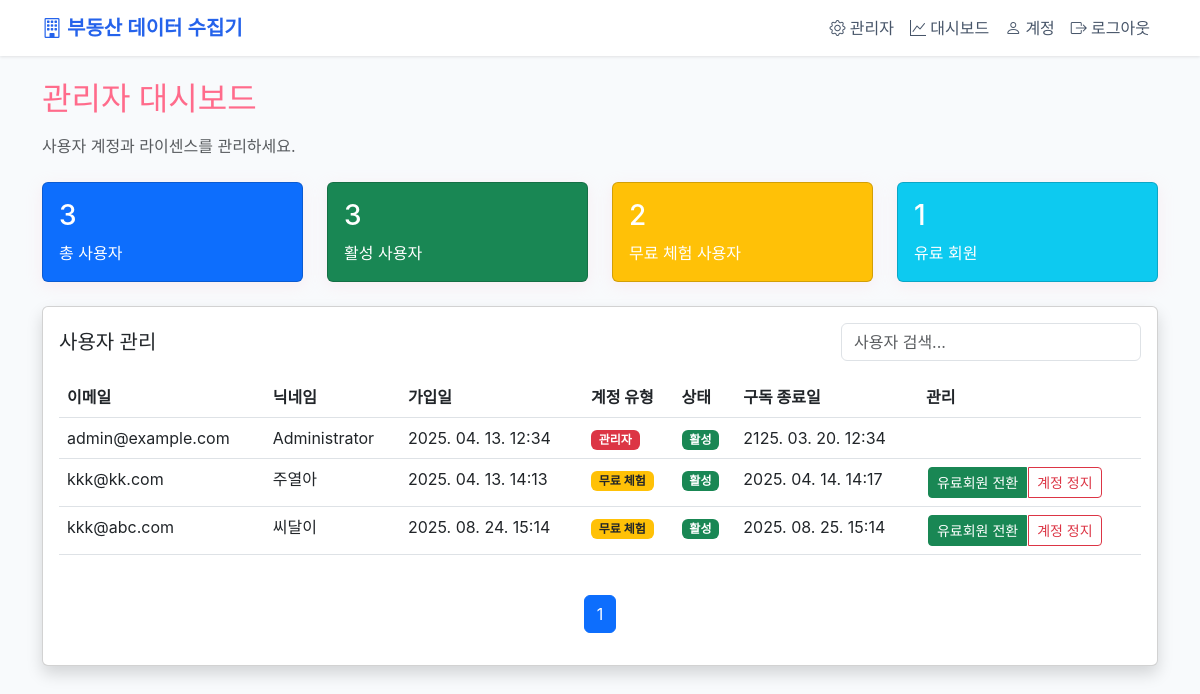
The page /admin (signed in) on the database its author committed.
### vecel/models.py (models this page shows, shortened)
class User(UserMixin, db.Model):
    id = db.Column(db.Integer, primary_key=True)
    username = db.Column(db.String(80), unique=True, nullable=False)
    email = db.Column(db.String(120), unique=True, nullable=False)
    password = db.Column(db.String(128))  # Changed from password_hash
    is_admin = db.Column(db.Boolean, default=False)
    is_premium = db.Column(db.Boolean, default=False)
    created_at = db.Column(db.DateTime, default=datetime.utcnow)
    subscription_expiry = db.Column(db.DateTime)
    last_login = db.Column(db.DateTime)
    account_status = db.Column(db.String(20), default='활성')  # 활성, 휴면, 정지
    searches = db.relationship('Search', backref='user', lazy=True)

### vecel/app.py (the view)
@app.route('/admin')
@admin_required
def admin_dashboard():
    page = request.args.get('page', 1, type=int)
    users = User.query.paginate(page=page, per_page=10)
    total_users = User.query.count()
    active_users = User.query.filter_by(account_status='활성').count()
    trial_users = User.query.filter_by(is_premium=False).count()
    premium_users = User.query.filter_by(is_premium=True).count()
    return render_template('admin_dashboard.html',
                         users=users,
                         total_users=total_users,
                         active_users=active_users,
                         trial_users=trial_users,
                         premium_users=premium_users)

### vecel/app.py (called while the page is built)
@login_manager.user_loader
def load_user(user_id):
    return User.query.get(int(user_id))

def admin_required(f):
    @wraps(f)
    @login_required
    def decorated_function(*args, **kwargs):
        if not current_user.is_admin:
            flash('관리자 권한이 필요합니다.', 'danger')
            return redirect(url_for('index'))
        return f(*args, **kwargs)
    return decorated_function

### vecel/templates/admin_dashboard.html (shortened to what this page needs)
{% extends "base.html" %}
{% block content %}
<div class="container">
    <div class="row">
        <div class="col-md-12">
            <div class="dashboard-header mb-4">
                <h2 class="mb-3" style="color: #FF6B8B;">
                     관리자 대시보드
                </h2>
                <p class="text-muted">사용자 계정과 라이센스를 관리하세요.</p>
            </div>
        </div>
    </div>
    <div class="row mb-4">
        <div class="col-md-3">
            <div class="card bg-primary text-white">
                <div class="card-body">
                    <h3>{{ total_users }}</h3>
                    <p class="mb-0">총 사용자</p>
                </div>
            </div>
        </div>
        <div class="col-md-3">
            <div class="card bg-success text-white">
                <div class="card-body">
                    <h3>{{ active_users }}</h3>
                    <p class="mb-0">활성 사용자</p>
                </div>
            </div>
        </div>
        <div class="col-md-3">
            <div class="card bg-warning text-white">
                <div class="card-body">
                    <h3>{{ trial_users }}</h3>
                    <p class="mb-0">무료 체험 사용자</p>
                </div>
            </div>
        </div>
        <div class="col-md-3">
            <div class="card bg-info text-white">
                <div class="card-body">
                    <h3>{{ premium_users }}</h3>
                    <p class="mb-0">유료 회원</p>
                </div>
            </div>
        </div>
    </div>
    <div class="card shadow">
        <div class="card-body">
            <div class="d-flex justify-content-between align-items-center mb-3">
                <h5 class="card-title mb-0">사용자 관리</h5>
                <div class="search-box">
                    <input type="text" id="userSearch" class="form-control" placeholder="사용자 검색...">
                </div>
            </div>
            <div class="table-responsive">
                <table class="table">
                    <thead>
                        <tr>
                            <th>이메일</th>
                            <th>닉네임</th>
                            <th>가입일</th>
                            <th>계정 유형</th>
                            <th>상태</th>
                            <th>구독 종료일</th>
                            <th>관리</th>
                        </tr>
                    </thead>
                    <tbody>
                        {% for user in users.items %}
                        <tr>
                            <td>{{ user.email }}</td>
                            <td>{{ user.username }}</td>
                            <td>{{ user.created_at.strftime('%Y. %m. %d. %H:%M') }}</td>
                            <td>
                                {% if user.is_admin %}
                                    <span class="badge bg-danger">관리자</span>
                                {% elif user.is_premium %}
                                    <span class="badge bg-success">유료 회원</span>
                                {% else %}
                                    <span class="badge bg-warning text-dark">무료 체험</span>
                                {% endif %}
                            </td>
                            <td>
                                <span class="badge {% if user.account_status == '활성' %}bg-success{% else %}bg-secondary{% endif %}">
                                    {{ user.account_status }}
                                </span>
                            </td>
                            <td>{{ user.subscription_expiry.strftime('%Y. %m. %d. %H:%M') if user.subscription_expiry else '-' }}</td>
                            <td>
                                <div class="btn-group">
                                    {% if not user.is_admin %}
                                        {% if user.is_premium %}
                                            <button class="btn btn-sm btn-warning" onclick="showSubscriptionModal({{ user.id }}, '{{ user.username }}')">
                                                무료체험으로 변경
                                            </button>
                                        {% else %}
                                            <button class="btn btn-sm btn-success" onclick="showSubscriptionModal({{ user.id }}, '{{ user.username }}')">
                                                유료회원 전환
                                            </button>
                                        {% endif %}
                                        <button class="btn btn-sm {% if user.account_status == '활성' %}btn-outline-danger{% else %}btn-outline-success{% endif %}"
                                                onclick="toggleAccountStatus({{ user.id }})">
                                            {% if user.account_status == '활성' %}계정 정지{% else %}계정 활성화{% endif %}
                                        </button>
                                    {% endif %}
                                </div>
                            </td>
                        </tr>
                        {% endfor %}
                    </tbody>
                </table>
            </div>
            <nav aria-label="Page navigation" class="mt-4">
                <ul class="pagination justify-content-center">
                    <li class="page-item active">
                        <span class="page-link">{{ users.page }}</span>
                    </li>
                </ul>
            </nav>
        </div>
    </div>
</div>
{% endblock %}

### vecel/templates/base.html (shortened to what this page needs)
<!DOCTYPE html>
<html lang="ko">
<head>
    <link href="https://cdn.jsdelivr.net/npm/bootstrap@5.3.0/dist/css/bootstrap.min.css" rel="stylesheet">
    <link href="https://cdn.jsdelivr.net/npm/bootstrap-icons@1.11.0/font/bootstrap-icons.css" rel="stylesheet">
</head>
<body>
    <nav class="navbar navbar-expand-lg">
        <div class="container">
            <a class="navbar-brand" href="{{ url_for('index') }}">
                <i class="bi bi-building"></i> 부동산 데이터 수집기
            </a>
            <div class="collapse navbar-collapse" id="navbarNav">
                <ul class="navbar-nav ms-auto">
                    {% if current_user.is_authenticated %}
                        {% if current_user.is_admin %}
                        <li class="nav-item">
                            <a class="nav-link" href="{{ url_for('admin_dashboard') }}">
                                <i class="bi bi-gear"></i> 관리자
                            </a>
                        </li>
                        {% endif %}
                        <li class="nav-item">
                            <a class="nav-link" href="{{ url_for('dashboard') }}">
                                <i class="bi bi-graph-up"></i> 대시보드
                            </a>
                        </li>
                        <li class="nav-item">
                            <a class="nav-link" href="{{ url_for('account') }}">
                                <i class="bi bi-person"></i> 계정
                            </a>
                        </li>
                        <li class="nav-item">
                            <a class="nav-link" href="{{ url_for('logout') }}">
                                <i class="bi bi-box-arrow-right"></i> 로그아웃
                            </a>
                        </li>
                    {% endif %}
                </ul>
            </div>
        </div>
    </nav>
    <main class="py-4">
        {% block content %}{% endblock %}
    </main>
</body>
</html>

### vecel/templates/base.html (style rules this page uses)
:root { --primary-color: #2563eb; --secondary-color: #475569; --accent-color: #3b82f6; --background-color: #f8fafc; --text-color: #1e293b; }
body { font-family: -apple-system, BlinkMacSystemFont, "Segoe UI", Roboto, "Helvetica Neue", Arial, sans-serif; background-color: var(--background-color); color: var(--text-color); }
.navbar { background-color: white; box-shadow: 0 1px 3px rgba(0, 0, 0, 0.1); }
.navbar-brand { font-weight: 600; color: var(--primary-color) !important; }
.nav-link { color: var(--secondary-color) !important; font-weight: 500; transition: color 0.2s ease; }
.card { transition: transform 0.2s ease, box-shadow 0.2s ease; }
.table { --bs-table-hover-bg: rgba(37, 99, 235, 0.05); }

### vecel/templates/admin_dashboard.html (style rules this page uses)
.card { box-shadow: 0 4px 15px rgba(255, 209, 220, 0.3); }
.search-box { width: 300px; }
.btn-group .btn { margin: 0 2px; }

### rows shown on the page
User: email "admin@example.com", username "Administrator", created_at "2025. 04. 13. 12:34", is_admin "관리자", account_status "활성", subscription_expiry "2125. 03. 20. 12:34"
User: email "kkk@kk.com", username "주열아", created_at "2025. 04. 13. 14:13", is_admin "무료 체험", account_status "활성", subscription_expiry "2025. 04. 14. 14:17", shows "계정 정지"
User: email "kkk@abc.com", username "씨달이", created_at "2025. 08. 24. 15:14", is_admin "무료 체험", account_status "활성", subscription_expiry "2025. 08. 25. 15:14", shows "계정 정지"

### other values the page prints
{{ total_users }} "3"
{{ active_users }} "3"
{{ trial_users }} "2"
{{ premium_users }} "1"
{{ users.page }} "1"
